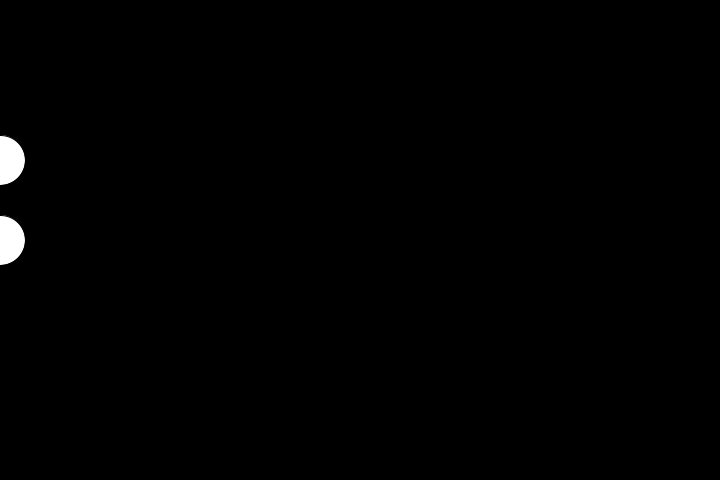
Frame 1 (no input)
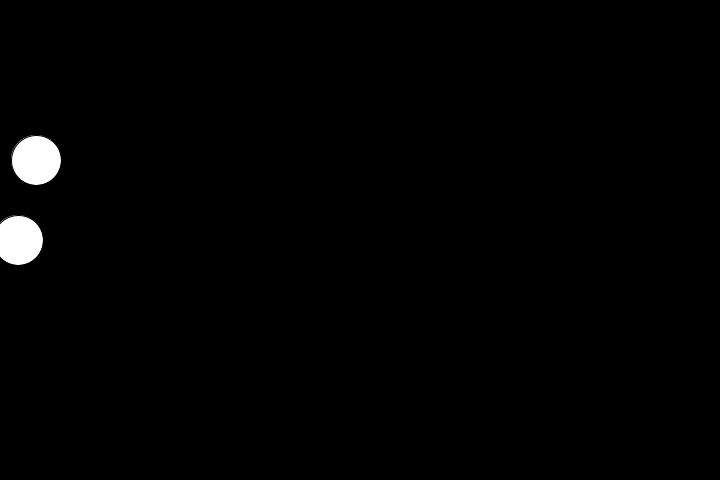
Frame 60 (the mouse pressed at the canvas centre just before this capture)
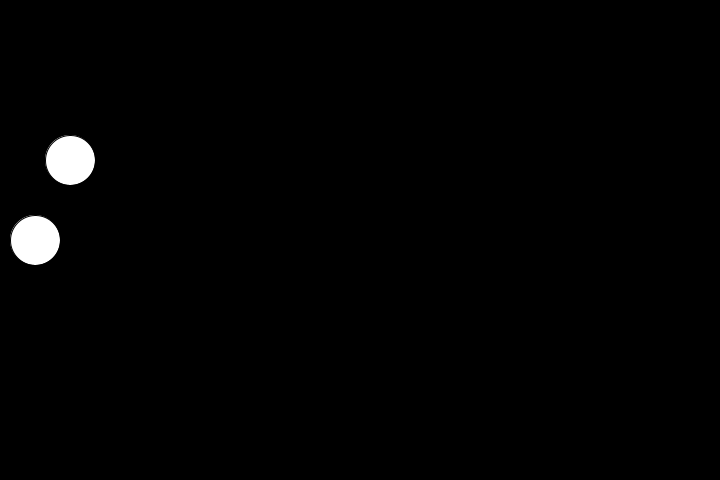
Frame 120 (the mouse held since frame 60 and released just before this capture)

The Processing sketch that drew these frames (run headless with seeded random() and noise(); from frame 60 on, the mouse is pressed at the canvas centre):

// Processing sketch: Ball_funcion
// ── Ball_funcion.pde
// la bouncing ball en pequeños trozos de código

//es importante comprender que hace cada linea
//para poder establecer los pequeños pedazos enlos cuales
//podemos modular el programa


float x;
float y;


void setup() {
  size(720, 480);
}

void draw() {
  background(0);
  ballSpeed(0.3);
  ballDisplay(int(x), height/2);
  edges();
 
  ballDisplay(int(x)*2, height/3);

  println(x);
}
//se dibuja la pelota
void ballDisplay(int x, int y) {

  ellipse(x, y, 50, 50);
}
//la velocidad en que la pelota se mueve
void ballSpeed (float speed) {
  x += speed;
}
//encuentra el borde
void edges() {
  if (x >= width) {
    x = 0;
  }
}
